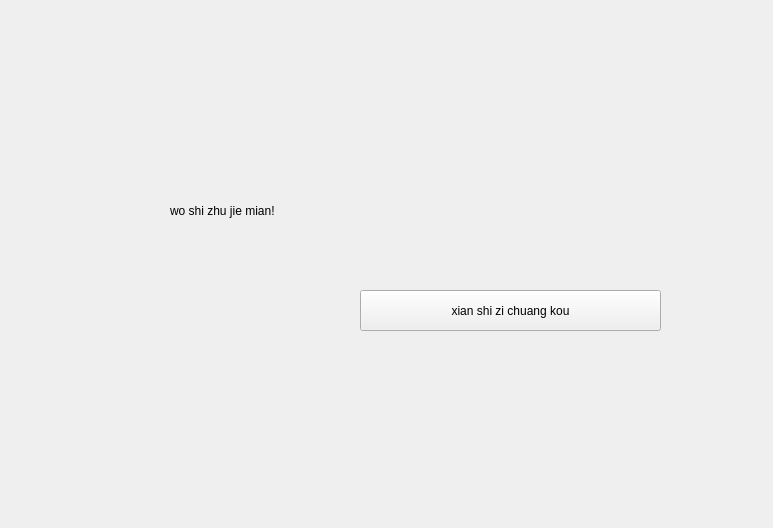
<?xml version="1.0" encoding="UTF-8"?>
<ui version="4.0">
 <class>MyWidget</class>
 <widget class="QWidget" name="MyWidget">
  <property name="geometry">
   <rect>
    <x>0</x>
    <y>0</y>
    <width>773</width>
    <height>528</height>
   </rect>
  </property>
  <property name="windowTitle">
   <string>MyWidget</string>
  </property>
  <widget class="QLabel" name="label">
   <property name="geometry">
    <rect>
     <x>170</x>
     <y>170</y>
     <width>161</width>
     <height>81</height>
    </rect>
   </property>
   <property name="text">
    <string>wo shi zhu jie mian!</string>
   </property>
  </widget>
  <widget class="QPushButton" name="showChildbutton">
   <property name="geometry">
    <rect>
     <x>360</x>
     <y>290</y>
     <width>301</width>
     <height>41</height>
    </rect>
   </property>
   <property name="text">
    <string>xian shi zi chuang kou</string>
   </property>
  </widget>
 </widget>
 <layoutdefault spacing="6" margin="11"/>
 <resources/>
 <connections/>
</ui>
